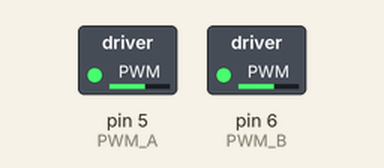
A sketch run on a simulated Arduino Uno, built with avr-gcc and run on an emulated ATmega328P. On the bench: switched loads named in the sketch (green lamp = pin HIGH).

Above: at 0.1 s.
Timing chart, 0 to 1.6 s (numbered marks = the images above):
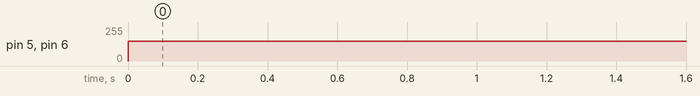

The sketch:

dual_motor_driver_control.ino
```cpp
int PWM_A = 5;
int IN1_A = 7;
int IN2_A = 8;
int PWM_B = 6;
int IN1_B = 9;
int IN2_B = 10;


void setup()
{
pinMode(PWM_A, OUTPUT);
pinMode(PWM_B, OUTPUT);
}

void loop() {

  digitalWrite(IN1_A, HIGH);
  digitalWrite(IN2_A, LOW);
  analogWrite(PWM_A, 150);

  digitalWrite(IN1_B, HIGH);
  digitalWrite(IN2_B, LOW);
  analogWrite(PWM_B, 150);

}
```

Measured:
- by itself, pin 5 (PWM_A), pin 6 (PWM_B): 0/255 → 150/255 at 0.00 s
